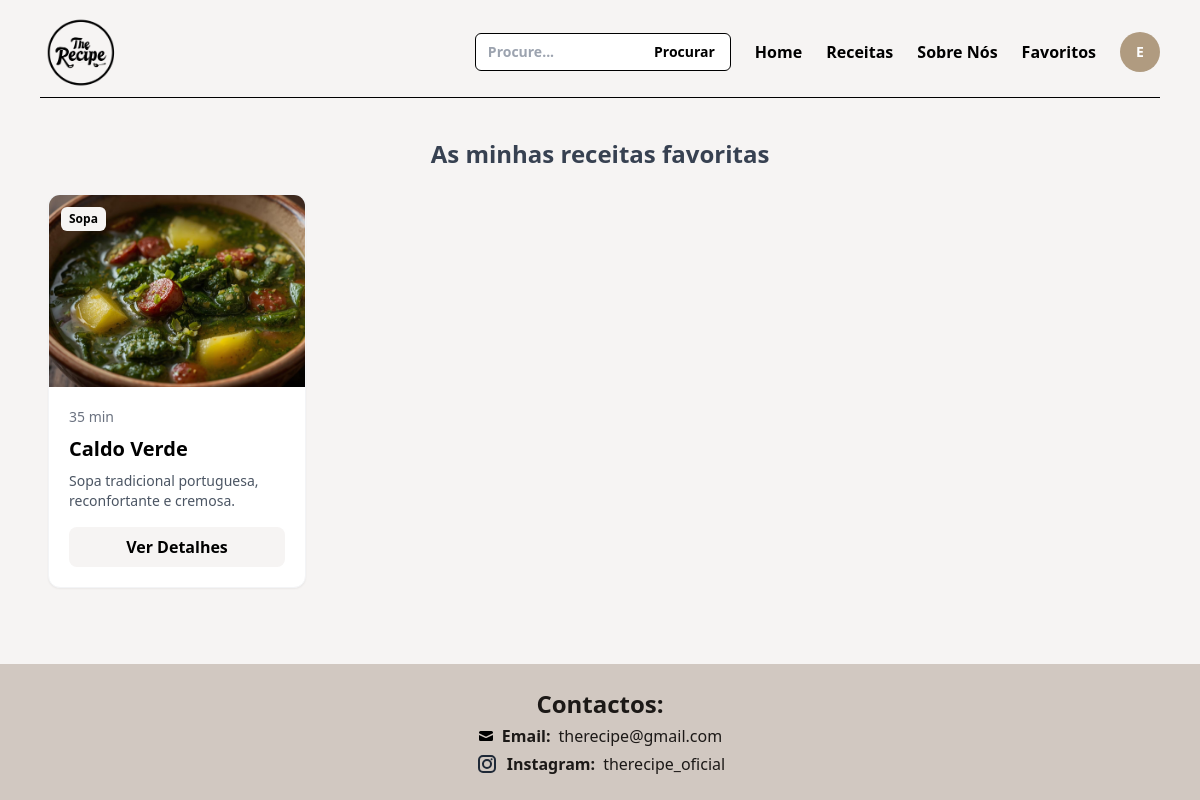
/favoritos.php (signed in), run on an earlier commit of the app's database.
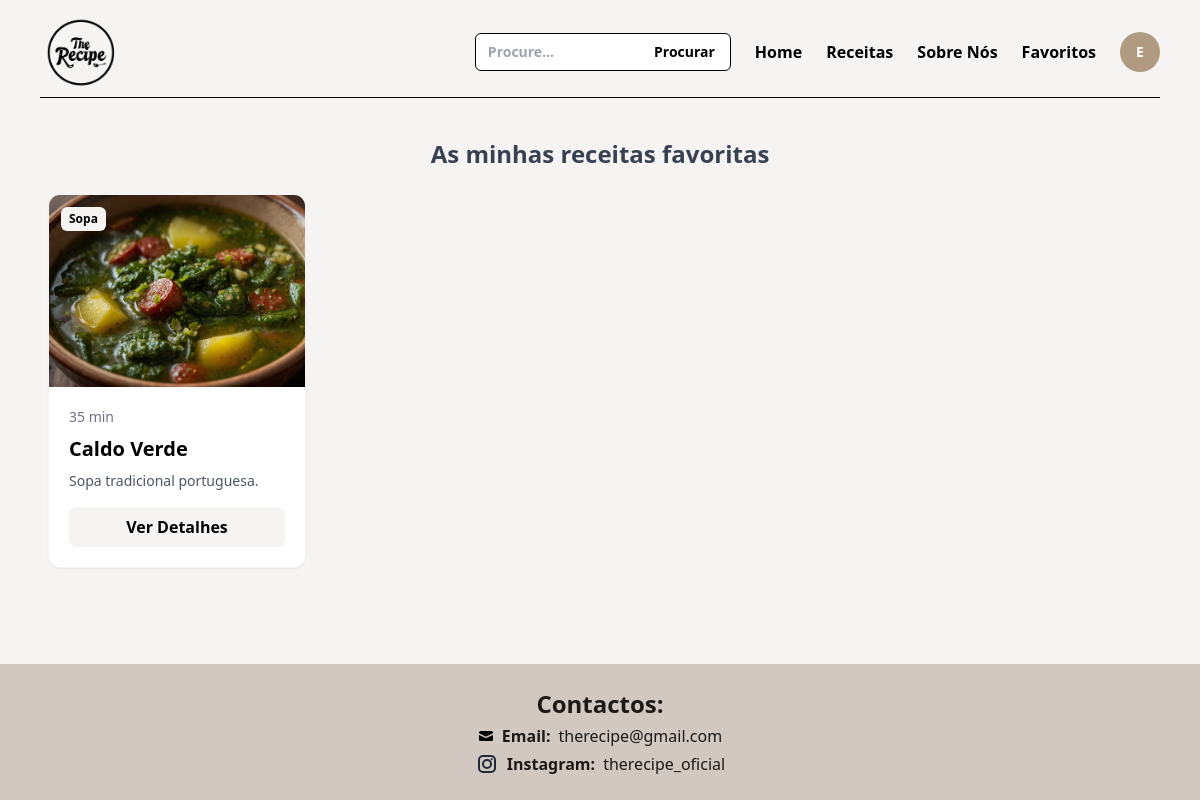
And on a later commit of the database.
### tables this page shows
CREATE TABLE IF NOT EXISTS `receitas` (
  `id` int NOT NULL AUTO_INCREMENT,
  `nome` varchar(100) NOT NULL,
  `tempo` varchar(50) DEFAULT NULL,
  `ingredientes` text,
  `preparacao` text,
  `imagem` varchar(128) DEFAULT NULL,
  `categoria` varchar(100) DEFAULT NULL,
  `descricao` text,
  `quantidade` int DEFAULT NULL,
  `orcamento` varchar(50) DEFAULT NULL,
  PRIMARY KEY (`id`)
);

### favoritos.php (the view, shortened to what this page needs)
<?php
require('ajax/connection.php');
$userId = $_SESSION['user_id'];
$sql = "SELECT r.* FROM favoritos f
        JOIN receitas r ON f.id_receita = r.id
        WHERE f.id_utilizador = :user_id
        ORDER BY r.id DESC";
$stmt = $dbh->prepare($sql);
$stmt->bindValue(':user_id', $userId);
$stmt->execute();
$favoritos = $stmt->fetchAll(PDO::FETCH_OBJ);
?>
<!DOCTYPE html>
<html lang="pt-pt">
<head>
    <script src="https://cdn.tailwindcss.com"></script>
</head>
<body class="bg-[#F6F4F3] min-h-screen flex flex-col">
    <?php require('includes/nav.php'); ?>
    <div class="flex-grow px-12 py-8">
        <h2 class="text-2xl font-bold mb-6 text-center text-gray-700">As minhas receitas favoritas</h2>
        <?php if (count($favoritos) > 0): ?>
        <div class="grid grid-cols-1 sm:grid-cols-2 md:grid-cols-4 gap-6">
            <?php foreach ($favoritos as $receita): ?>
                <div class="bg-white rounded-xl shadow-sm hover:shadow-lg transition-shadow duration-300 overflow-hidden border border-gray-100 group">
                <div class="relative">
                    <img class="w-full h-48 object-cover group-hover:scale-105 transition-transform duration-300"
                        src="imagem/<?= $receita->imagem ?>" alt="<?= $receita->nome ?>">
                    <span class="absolute top-3 left-3 bg-[#F6F4F3] text-black text-xs font-bold px-2 py-1 rounded-md"><?= $receita->categoria ?></span>
                </div>
                <div class="p-5">
                    <span class="text-sm text-gray-500 block mb-2"><?= $receita->tempo ?></span>
                    <h3 class="text-xl font-bold mb-2"><?= $receita->nome ?></h3>
                    <p class="text-gray-600 text-sm line-clamp-2 mb-4"><?= $receita->descricao ?></p>
                    <a href="receita.php?receita=<?= $receita->id ?>"
                    class="block text-center py-2 bg-[#F6F4F3] font-semibold rounded-lg hover:bg-[#B09B80]">
                        Ver Detalhes
                    </a>
                </div>
            </div>
            <?php endforeach; ?>
        </div>
        <?php else: ?>
        <p class="text-center text-gray-500 mt-10">Ainda não tens receitas favoritas.</p>
        <?php endif; ?>
    </div>
    <?php require('includes/footer.php'); ?>
</body>
</html>

What changed in the data, as far as the page shows it:
changed receitas "Caldo Verde": descricao "Sopa tradicional portuguesa, reconfortante e cremosa." → "Sopa tradicional portuguesa."
